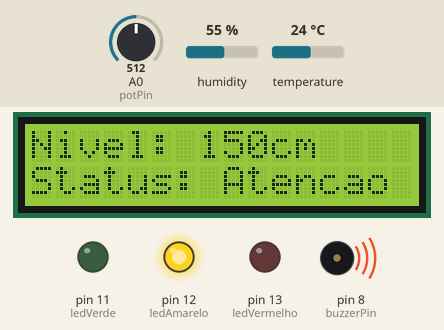
This sketch was run on a simulated Arduino Uno, built with avr-gcc and run on an emulated ATmega328P. Shown: 16×2 character LCD, output pins drawn as LEDs (lit = HIGH), buzzer (waves = sounding). The test bench sets the inputs (shaded band); at power-on: A0 (potPin) = 512, humidity 55 %, temperature 24 °C. What the sketch prints to the serial monitor is not drawn.

Above: at 1.2 s.
1.3 s: A0 (potPin) set to 674
At 5.0 s:
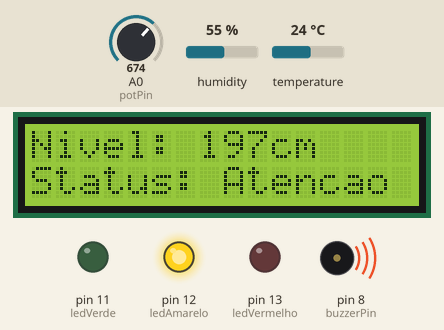
10.7 s: A0 (potPin) set to 691
At 13.5 s:
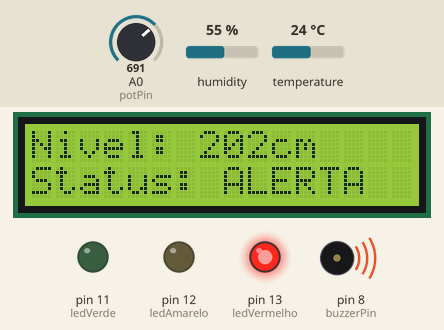
19.8 s: A0 (potPin) set to 306
At 20.7 s:
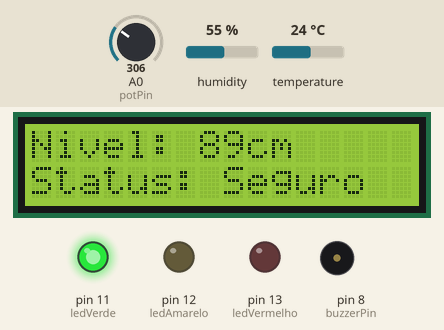
29.2 s: humidity set to 22 %
At 35.7 s:
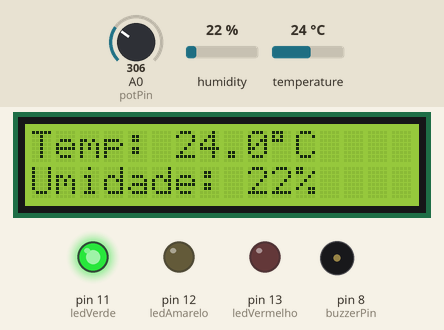
38.1 s: temperature set to 12 °C
At 43.9 s:
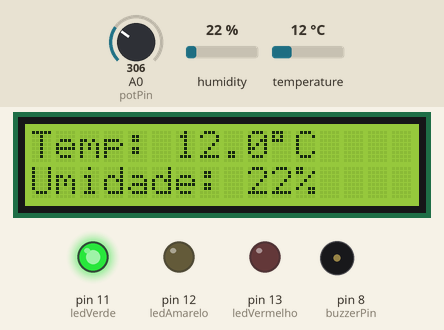
46.3 s: humidity set to 40 %
At 52.2 s:
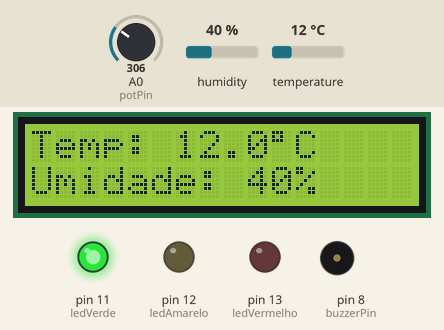
Timing chart, 0 to 53.7 s (numbered marks = the images above; inputs shaded):
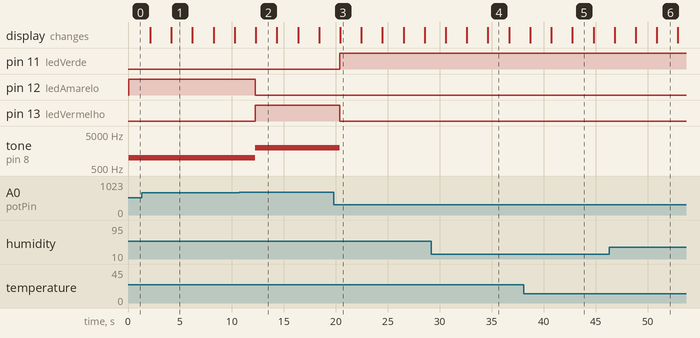

The sketch:

arduino.ino
```cpp
#include <DHT.h>
#include <LiquidCrystal_I2C.h>

#define DHTPIN 2
#define DHTTYPE DHT22

DHT dht(DHTPIN, DHTTYPE);
LiquidCrystal_I2C lcd(0x27, 16, 2);

const int potPin = A0;
const int buzzerPin = 8;

const int ledVermelho = 13;
const int ledAmarelo = 12;
const int ledVerde = 11;

void setup() {
  Serial.begin(9600);
  dht.begin();
  lcd.init();
  lcd.backlight();

  pinMode(potPin, INPUT);
  pinMode(buzzerPin, OUTPUT);
  pinMode(ledVermelho, OUTPUT);
  pinMode(ledAmarelo, OUTPUT);
  pinMode(ledVerde, OUTPUT);
}

void loop() {
  int potValue = analogRead(potPin);
  int nivel = map(potValue, 0, 1023, 0, 300);
  float temperatura = dht.readTemperature();
  float umidade = dht.readHumidity();

  if (isnan(temperatura) || isnan(umidade)) {
    Serial.println("Erro ao ler DHT22");
    return;
  }

  String statusTexto;

  // LEDs e buzzer
  if (nivel < 100) {
    digitalWrite(ledVerde, HIGH);
    digitalWrite(ledAmarelo, LOW);
    digitalWrite(ledVermelho, LOW);
    noTone(buzzerPin);
    statusTexto = "Seguro";
  } else if (nivel < 200) {
    digitalWrite(ledVerde, LOW);
    digitalWrite(ledAmarelo, HIGH);
    digitalWrite(ledVermelho, LOW);
    tone(buzzerPin, 1000);
    statusTexto = "Atencao";
  } else {
    digitalWrite(ledVerde, LOW);
    digitalWrite(ledAmarelo, LOW);
    digitalWrite(ledVermelho, HIGH);
    tone(buzzerPin, 2000);
    statusTexto = "ALERTA";
  }

  // Serial output
  Serial.println("Nivel: " + String(nivel) + "cm");
  Serial.print("Temperatura: ");
  Serial.print(temperatura, 1);
  Serial.println("°C");
  Serial.print("Umidade: ");
  Serial.print(umidade, 0);
  Serial.println("%");
  Serial.println("Status: " + statusTexto);
  Serial.println();

  // LCD - Tela 1: Nivel e Status
  lcd.clear();
  lcd.setCursor(0, 0);
  lcd.print("Nivel: ");
  lcd.print(nivel);
  lcd.print("cm");

  lcd.setCursor(0, 1);
  lcd.print("Status: ");
  lcd.print(statusTexto);

  delay(2000);

  // LCD - Tela 2: Temperatura e Umidade
  lcd.clear();
  lcd.setCursor(0, 0);
  lcd.print("Temp: ");
  lcd.print(temperatura, 1);
  lcd.print((char)223); // símbolo de grau
  lcd.print("C");

  lcd.setCursor(0, 1);
  lcd.print("Umidade: ");
  lcd.print(umidade, 0);
  lcd.print("%");

  delay(2000);
}
```

Measured:
- the behaviour switches between 681 and 682 on A0 (potPin) (found by bisection; images 1 and 2)
- after the input at 1.3 s, the display: first differs from a run without the input after 2.9 s (image 1)
- after the input at 10.7 s, pin 12 (ledAmarelo): HIGH → LOW after 1.6 s; pin 13 (ledVermelho): LOW → HIGH after 1.6 s; tone on pin 8 (buzzerPin): 1000 Hz → 2000 Hz after 1.6 s; the display: changes after 1.6 s (image 2)
- after the input at 19.8 s, pin 11 (ledVerde): LOW → HIGH after 0.60 s; pin 13 (ledVermelho): HIGH → LOW after 0.60 s; tone on pin 8 (buzzerPin): 2000 Hz → silent after 0.60 s; the display: changes after 0.63 s (image 3)
- after the input at 29.2 s, the display: first differs from a run without the input after 5.4 s (image 4)
- after the input at 38.1 s, the display: first differs from a run without the input after 4.7 s (image 5)
- after the input at 46.3 s, the display: first differs from a run without the input after 4.6 s (image 6)
